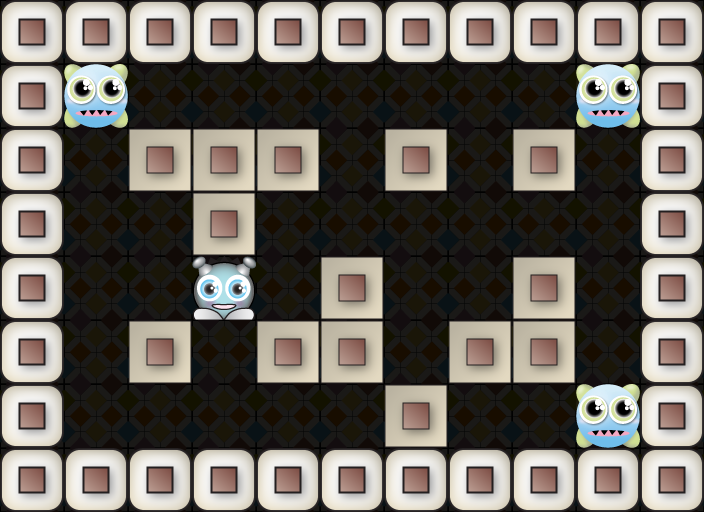

Below is a game level as drawn by its tile map, then a one-line description and the .tmx file that defines it, in full:
An orthogonal 11x8 tile map with 64x64 px tiles, 4 tile layers (floorLayer, wallLayer, playerLayer, monsterLayer).

<map version="1.0" orientation="orthogonal" renderorder="right-down" width="11" height="8" tilewidth="64" tileheight="64" nextobjectid="1">
 <tileset firstgid="1" name="monsterMaze" tilewidth="64" tileheight="64" tilecount="6" columns="3">
  <image source="../images/monsterMaze.png" width="192" height="128" />
  <tile id="2">
   <properties>
    <property name="name" value="monster" />
   </properties>
  </tile>
  <tile id="3">
   <properties>
    <property name="name" value="alien" />
   </properties>
  </tile>
  <tile id="5">
   <properties>
    <property name="name" value="monsterOpen" />
   </properties>
  </tile>
 </tileset>
 <layer name="floorLayer" width="11" height="8">
  <data encoding="csv">
1,1,1,1,1,1,1,1,1,1,1,
1,1,1,1,1,1,1,1,1,1,1,
1,1,1,1,1,1,1,1,1,1,1,
1,1,1,1,1,1,1,1,1,1,1,
1,1,1,1,1,1,1,1,1,1,1,
1,1,1,1,1,1,1,1,1,1,1,
1,1,1,1,1,1,1,1,1,1,1,
1,1,1,1,1,1,1,1,1,1,1
</data>
 </layer>
 <layer name="wallLayer" width="11" height="8">
  <data encoding="csv">
5,5,5,5,5,5,5,5,5,5,5,
5,0,0,0,0,0,0,0,0,0,5,
5,0,2,2,2,0,2,0,2,0,5,
5,0,0,2,0,0,0,0,0,0,5,
5,0,0,0,0,2,0,0,2,0,5,
5,0,2,0,2,2,0,2,2,0,5,
5,0,0,0,0,0,2,0,0,0,5,
5,5,5,5,5,5,5,5,5,5,5
</data>
 </layer>
 <layer name="playerLayer" width="11" height="8">
  <data encoding="csv">
0,0,0,0,0,0,0,0,0,0,0,
0,0,0,0,0,0,0,0,0,0,0,
0,0,0,0,0,0,0,0,0,0,0,
0,0,0,0,0,0,0,0,0,0,0,
0,0,0,4,0,0,0,0,0,0,0,
0,0,0,0,0,0,0,0,0,0,0,
0,0,0,0,0,0,0,0,0,0,0,
0,0,0,0,0,0,0,0,0,0,0
</data>
 </layer>
 <layer name="monsterLayer" width="11" height="8">
  <data encoding="csv">
0,0,0,0,0,0,0,0,0,0,0,
0,3,0,0,0,0,0,0,0,3,0,
0,0,0,0,0,0,0,0,0,0,0,
0,0,0,0,0,0,0,0,0,0,0,
0,0,0,0,0,0,0,0,0,0,0,
0,0,0,0,0,0,0,0,0,0,0,
0,0,0,0,0,0,0,0,0,3,0,
0,0,0,0,0,0,0,0,0,0,0
</data>
 </layer>
</map>